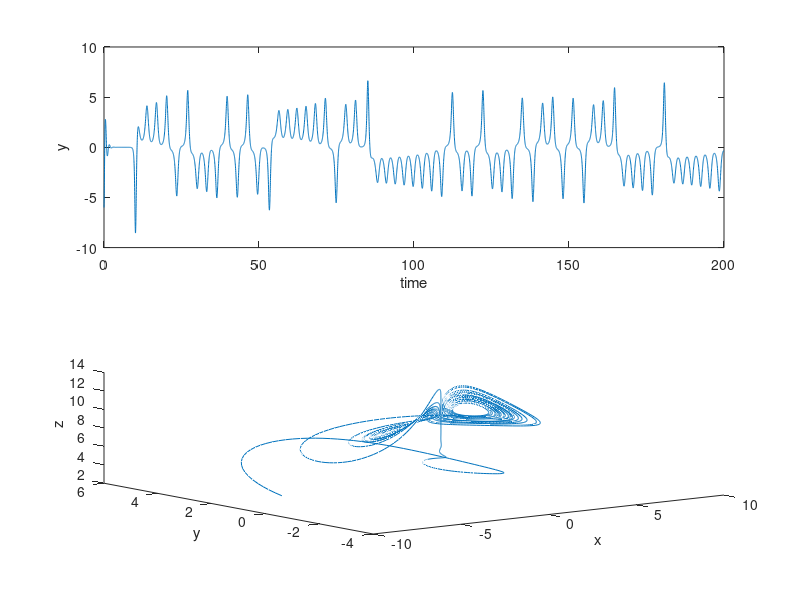

Here is the MATLAB script that generated this plot:
function rikitake
%
% solve the Rikitake coupled disk dynamo analog equations
%
% parameters  (periodic)
%a = 4;m = 2;
% parameters  (chaotic)
a = 10;m = 2;
% initial conditions
x0(1) = -6; x0(2) = 2.0;x0(3) = 2;
% time range
trange = [0 200];
%
% solve ODE
%
options=odeset('RelTol',1e-5);
[t,x] = ode45(@dxdt,trange,x0,options,m,a); % could use different solver
%
% plot
%
figure(1);clf
subplot(2,1,1);
% y vs. time
plot(t,x(:,1));
xlabel('time');ylabel('y')
% phase space
subplot(2,1,2);
plot3(x(:,1),x(:,2),x(:,3));
xlabel('x');ylabel('y');zlabel('z');

%
% ODEs
%
function dxdt = dxdt(t,x,m,a)
 dxdt = [ 
   -m*x(1) +  x(3)*x(2)
   -m*x(2) + (x(3) - a)*x(1)
   1.0 - x(1)*x(2) 
   ];
